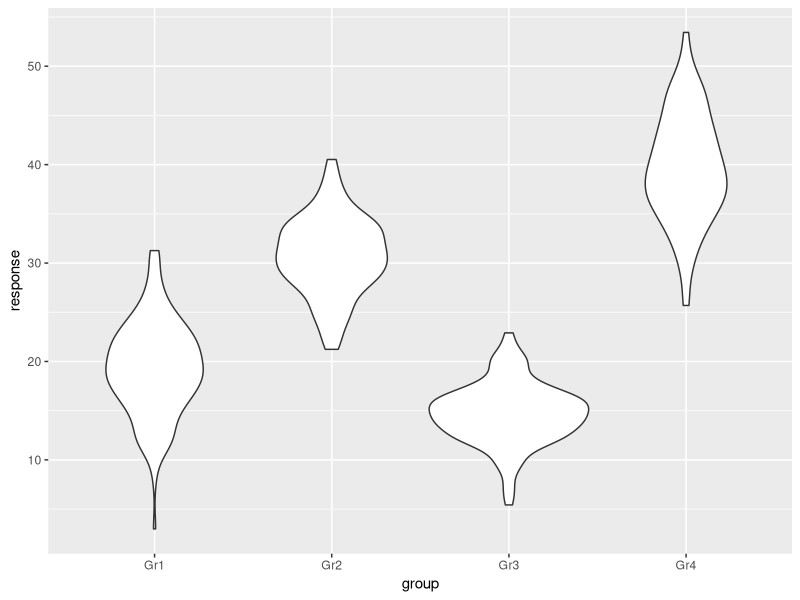
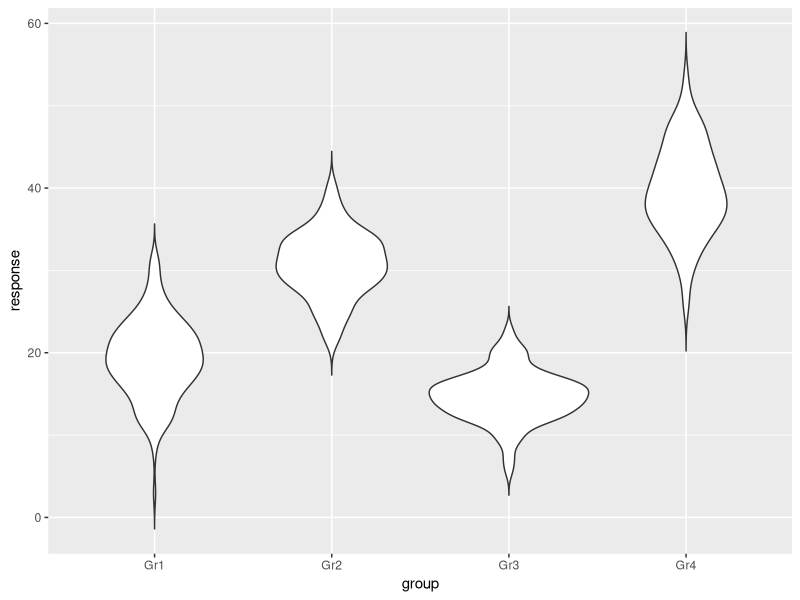
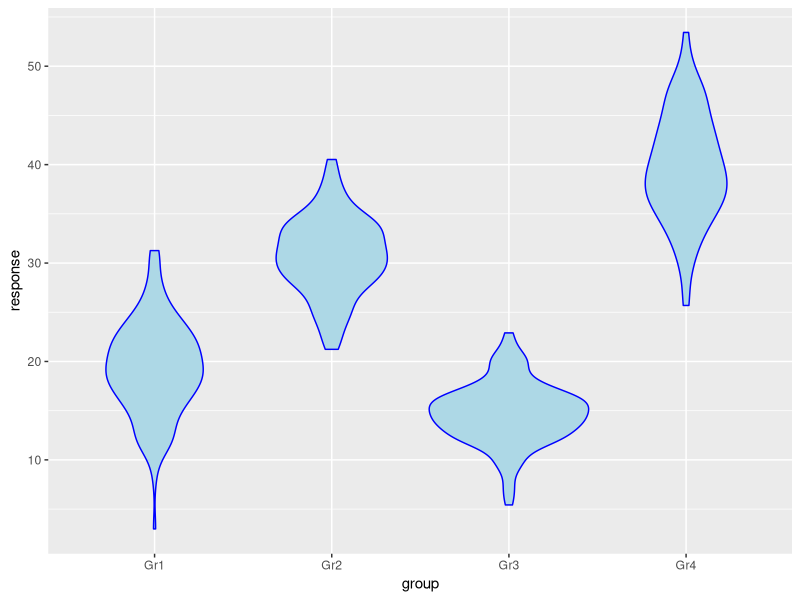
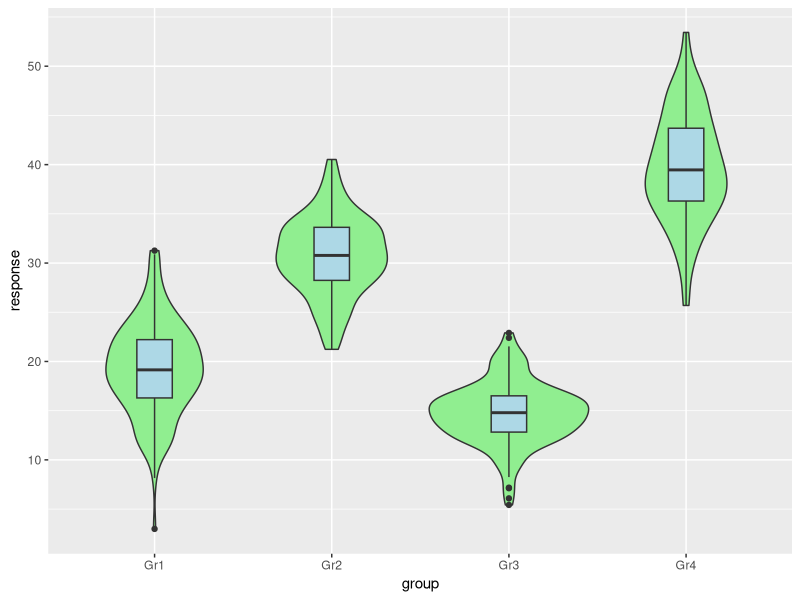

Generate these figures, in order, with R:
## ---- chunk 1
knitr::opts_chunk$set(echo = TRUE, fig.align='center')

# title: Creating a violin plot
# author: jonathan
# revised: 19/2/2020 

WEB <- c("https://bioceed.uib.no/dropfolder/bioSTATS/Rmd/Basic/Visualizing/Simple/violin-plot.html")
GIT <- c("https://github.com/jonathansoule/biostats/blob/master/Basic/Visualizing/Simple/violin-plot.Rmd")
library(ggplot2)
## ---- chunk 2
# variable 1
response <- c(rnorm(150, mean=20, sd=5), rnorm(150, mean=30, sd=4), rnorm(150, mean=15, 3), rnorm(150, mean=40, sd=5)) 
# variable 2
group <- c(rep("Gr1", 150), rep("Gr2", 150), rep("Gr3", 150), rep("Gr4", 150))
# dataframe
df <- data.frame(group, response)
## ---- chunk 3
ggplot(df, aes(group, response)) +     
  geom_violin() 
## ---- chunk 4
ggplot(df, aes(group, response)) +     
  geom_violin(trim=FALSE)                  
## ---- chunk 5
ggplot(df, aes(group, response)) + 
  geom_violin(color= "blue", fill="lightblue")        
## ---- chunk 6
ggplot(df, aes(group, response)) + 
  geom_violin(fill="lightgreen") +
  geom_boxplot(width=0.2, fill="lightblue")
